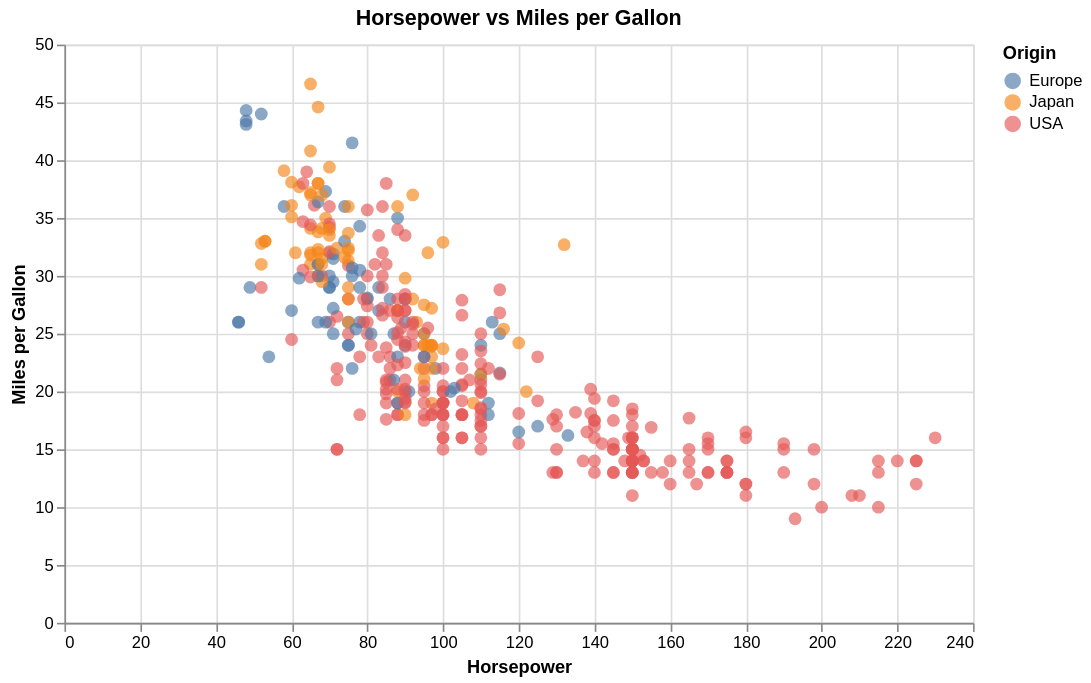

Notebook cell for this chart:
### Markdown cell above
## 4. Scatter plots: relationships between variables

Scatter plots help us study the relationship between **two numerical variables**.

Question:

> What is the relationship between horsepower and miles per gallon?

### Code cell
alt.Chart(cars).mark_circle(size=60, opacity=0.65).encode(
    x=alt.X('Horsepower:Q', title='Horsepower'),
    y=alt.Y('Miles_per_Gallon:Q', title='Miles per Gallon'),
    color=alt.Color('Origin:N', title='Origin'),
    tooltip=['Name:N', 'Origin:N', 'Horsepower:Q', 'Miles_per_Gallon:Q']
).properties(
    title='Horsepower vs Miles per Gallon',
    width=550,
    height=350
)

### Figure 1 — Vega-Lite specification as saved in the notebook (floating-point values rounded to 4 significant figures; data arrays with more than 128 entries replaced by an {"elided": "..."} marker saying what was removed)
{"config": {"view": {"continuousWidth": 300, "continuousHeight": 300}}, "data": {"name": "data-583e73726c1545c56c203344161a975c"}, "mark": {"type": "circle", "opacity": 0.65, "size": 60}, "encoding": {"color": {"field": "Origin", "title": "Origin", "type": "nominal"}, "tooltip": [{"field": "Name", "type": "nominal"}, {"field": "Origin", "type": "nominal"}, {"field": "Horsepower", "type": "quantitative"}, {"field": "Miles_per_Gallon", "type": "quantitative"}], "x": {"field": "Horsepower", "title": "Horsepower", "type": "quantitative"}, "y": {"field": "Miles_per_Gallon", "title": "Miles per Gallon", "type": "quantitative"}}, "height": 350, "title": "Horsepower vs Miles per Gallon", "width": 550, "$schema": "https://vega.github.io/schema/vega-lite/v5.20.1.json", "datasets": {"data-583e73726c1545c56c203344161a975c": {"elided": "406 records"}}}
